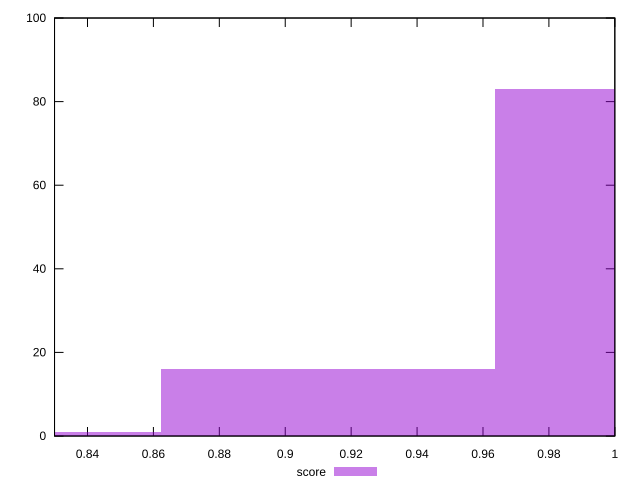

gnuplot code for this plot:
reset

$score <<EOF
0.9128736453776519 16
0.8114432403356906 1
1.0143040504196132 83
EOF

set key outside below
set boxwidth 0.10143040504196132
set xrange [0.83:1]
set yrange [0:100]
set trange [0:100]
set style fill transparent solid 0.5 noborder
set terminal svg size 640, 490 enhanced background rgb 'white'
set output "reports/report_00027_2021-02-24T12-40-31.850Z/unminified-javascript/samples/agenda/score/histogram.svg"

plot $score title "score" with boxes

reset
